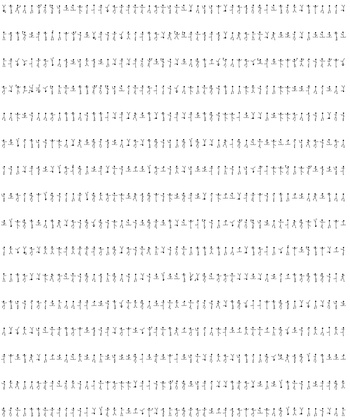
%> input picture challenges/c1/c1.1.images/img26.jpg, 350 x 420 px, shrunk from 1881 x 2260 before the run
$ octave --eval "result = read('c1.1.images/img26.jpg');"   (GNU Octave 9; MATLAB toolbox functions it lacks are replaced by stand-ins)
%> lines starting %> are read from the running program, lines starting %| are printed output that depends on the picture; in (x1, y1, x2, y2) boxes, pixels count from 0 and x2, y2 are one past the last pixel; in counts of white or black regions, pixels touching at a corner belong together; the program's own positions count from 1
function img_arr=read(path)
%> called with path = 'c1.1.images/img26.jpg'
    img=imread(path);
%> img is the input picture: size 420x350x3 uint8; min 20, max 255, mean 246.9
    img=rgb2gray(img);
%> img: size 420x350 uint8
    img=adjust(img,200);
%> in adjust, `img(img>threshold)=255;`:
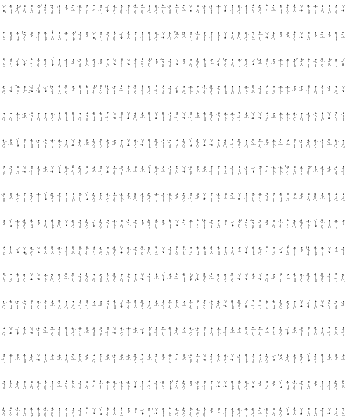
%> img: size 420x350 uint8; min 20, max 255, mean 249.5
%> in adjust, `img(img<=threshold)=0;`:
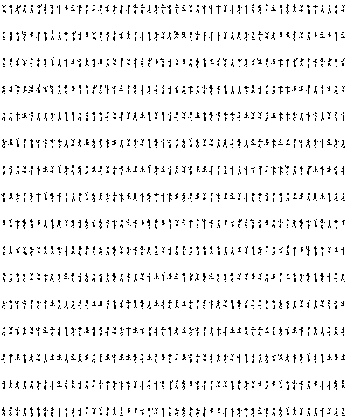
%> img: size 420x350 uint8; 93.9% white; black in thin lines or dots
    %imshow(img);
    width=32;
    height=64;
    block_data=zeros(0,4);
    num=0;
    rows=read_rows(img);
%> the loop in read_rows, `for i=1:length(img)` made 420 passes
%> black on passes 1 to 12: 0, 0, 0, 0, 10, 84, 84, 88, 33, 44, 91, 58
%> after the loop in read_rows, `for i=1:length(img)`: blank_flag = true; row_start = 408; rows = 16 rows, first 12: [5 14; 31 41; 58 68; 85 95; 113 121; 139 148; 166 175; 193 202; 220 229; 246 256; 273 282; 301 309]
    for i=1:length(rows)
        cols=read_cols(img(rows(i,1):rows(i,2),:));
        for j=1:length(cols)
            num=num+1;
            block_data(num,:)=[rows(i,1),rows(i,2),cols(j,1),cols(j,2)];
        end
    end
%> after the loop, block_data = 871 rows, first 8: [5 14 3 6; 5 14 10 12; 5 14 16 21; 5 14 24 26; 5 14 31 33; 5 14 38 42; 5 14 45 46; 5 14 51 53]; num = 871
    img_arr=zeros(length(block_data),height,width);
    for i=1:num
        img_arr(i,:,:)=crop(img(block_data(i,1):block_data(i,2),block_data(i,3):block_data(i,4)),height,width);
    end
%> this loop made 871 passes
%> (fill in crop, a in crop, b in crop) on passes 1 to 3: (28, 14, 14), (29, 14, 15), (26, 13, 13)
%> pass 1, in crop, `img=[255.*ones(s(1),a), img, 255.*ones(s(1),b)];`:
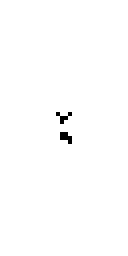
%> img: size 64x32 uint8 (shown 4 times larger); 99.5% white; black in thin lines or dots, all inside (x1, y1, x2, y2) = (14, 28, 18, 36)
%> pass 2, in crop (call 2), `img=[255.*ones(s(1),a), img, 255.*ones(s(1),b)];`:
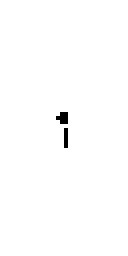
%> img: size 64x32 uint8 (shown 4 times larger); 99.4% white; black in thin lines or dots, all inside (x1, y1, x2, y2) = (14, 28, 17, 37)
%> pass 3, in crop (call 3), `img=[255.*ones(s(1),a), img, 255.*ones(s(1),b)];`:
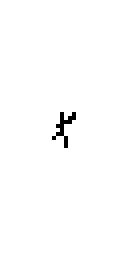
%> img: size 64x32 uint8 (shown 4 times larger); 99.2% white; black in thin lines or dots, all inside (x1, y1, x2, y2) = (13, 28, 19, 37)
end

function img=crop(block,height,width)
    img=block;
    s=size(img);
    if s(1)>height||s(2)>width
        display('error');
    end
    if s(1)<height
        fill=height-s(1);
        a=floor(fill/2);b=fill-a;
        img=[255.*ones(a,s(2)); img; 255.*ones(b,s(2))];
    end
    s=size(img);
    if s(2)<width
        fill=width-s(2);
        a=floor(fill/2);b=fill-a;
        img=[255.*ones(s(1),a), img, 255.*ones(s(1),b)];
    end
    %imshow(img);
end

function rows=read_rows(img)
    rows=[];
    row=1;row_start=1;
    blank_flag=true;
    for i=1:length(img)
        black=sum(img(i,:)~=255);
        if black==0
            if ~blank_flag
                rows=[rows;row_start,i-1];
                blank_flag=true;
            end
            continue;
        end
        if blank_flag
            row_start=i;
            blank_flag=false;
        end
    end
end

function cols=read_cols(row)
    cols=[];
    col=1;col_start=1;
    blank_flag=true;
    for i=1:length(row(1,:))
        black=sum(row(:,i)~=255);
        if black==0
            if ~blank_flag
                cols=[cols;col_start,i-1];
                blank_flag=true;
            end
            continue;
        end
        if blank_flag
            col_start=i;
            blank_flag=false;
        end
    end
end

function img=adjust(img,threshold)
    img(img>threshold)=255;
    img(img<=threshold)=0;
end
